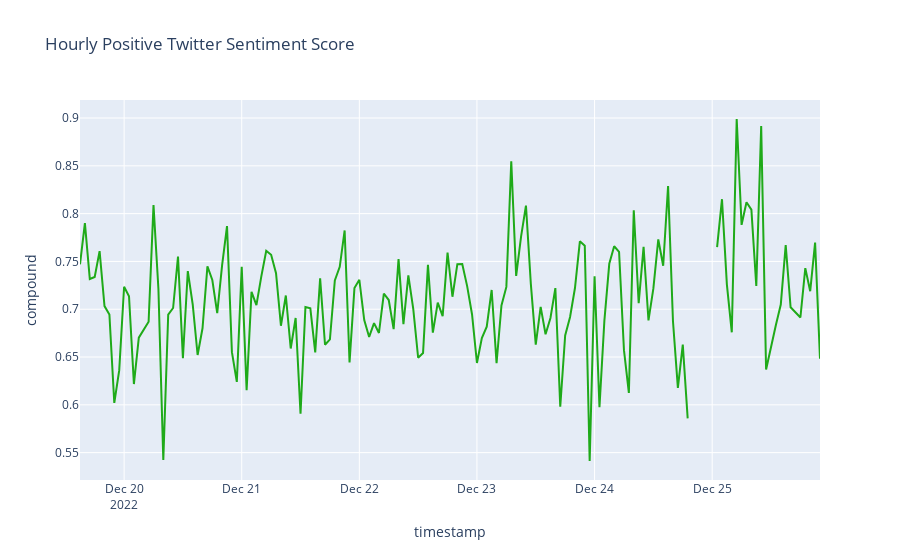

Notebook code for this chart:
### Code cell
pos_ts = pos_df.groupby(pd.Grouper(key='timestamp', axis=0, 
                      freq='H', sort=True)).mean()

fig3 = px.line(pos_ts, x=pos_ts.index, y='compound', title='Hourly Positive Twitter Sentiment Score')
fig3.update_traces(line_color='#1FAA19')

fig3.show()

### Figure 1 — Plotly figure (JSON) as saved in the notebook; plotly's stock layout.template omitted (floating-point values rounded to 4 significant figures; data arrays with more than 128 entries replaced by an {"elided": "..."} marker saying what was removed)
{"data": [{"hovertemplate": "timestamp=%{x}<br>compound=%{y}<extra></extra>", "legendgroup": "", "line": {"color": "#1FAA19", "dash": "solid"}, "marker": {"symbol": "circle"}, "mode": "lines", "name": "", "orientation": "v", "showlegend": false, "type": "scatter", "x": {"elided": "152 str values"}, "xaxis": "x", "y": {"elided": "152 float values"}, "yaxis": "y"}], "layout": {"legend": {"tracegroupgap": 0}, "title": {"text": "Hourly Positive Twitter Sentiment Score"}, "xaxis": {"anchor": "y", "domain": [0, 1], "title": {"text": "timestamp"}}, "yaxis": {"anchor": "x", "domain": [0, 1], "title": {"text": "compound"}}}}
